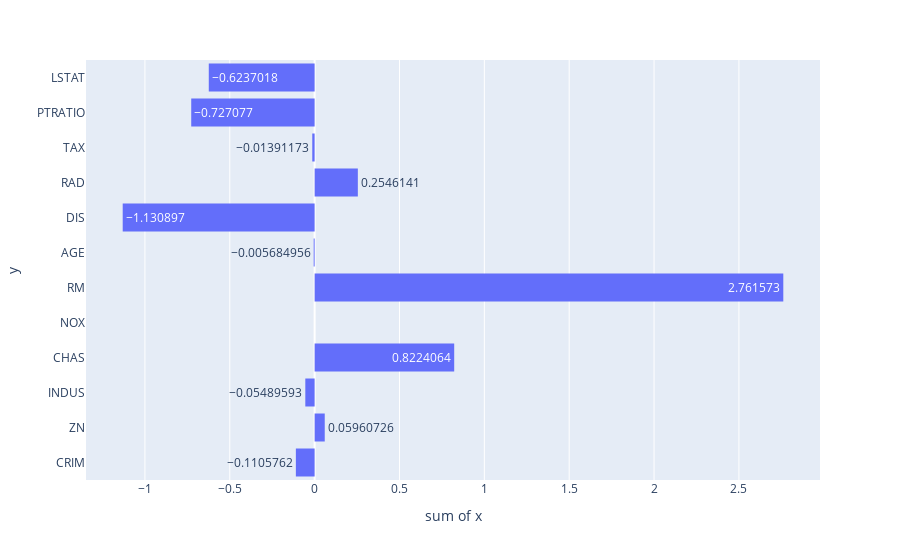

Write notebook code for a chart like this one.
### Code cell
px.histogram(x=model.coef_, y=X.columns, text_auto=True)

### Figure 1 — Plotly figure (JSON) as saved in the notebook; plotly's stock layout.template omitted (floating-point values rounded to 4 significant figures)
{"data": [{"alignmentgroup": "True", "bingroup": "y", "histfunc": "sum", "hovertemplate": "sum of x=%{x}<br>y=%{y}<extra></extra>", "legendgroup": "", "marker": {"color": "#636efa", "pattern": {"shape": ""}}, "name": "", "offsetgroup": "", "orientation": "h", "showlegend": false, "texttemplate": "%{value}", "type": "histogram", "x": [-0.1106, 0.05961, -0.0549, 0.8224, 0, 2.762, -0.005685, -1.131, 0.2546, -0.01391, -0.7271, -0.6237], "xaxis": "x", "y": ["CRIM", "ZN", "INDUS", "CHAS", "NOX", "RM", "AGE", "DIS", "RAD", "TAX", "PTRATIO", "LSTAT"], "yaxis": "y"}], "layout": {"barmode": "relative", "legend": {"tracegroupgap": 0}, "margin": {"t": 60}, "xaxis": {"anchor": "y", "domain": [0, 1], "title": {"text": "sum of x"}}, "yaxis": {"anchor": "x", "domain": [0, 1], "title": {"text": "y"}}}}
